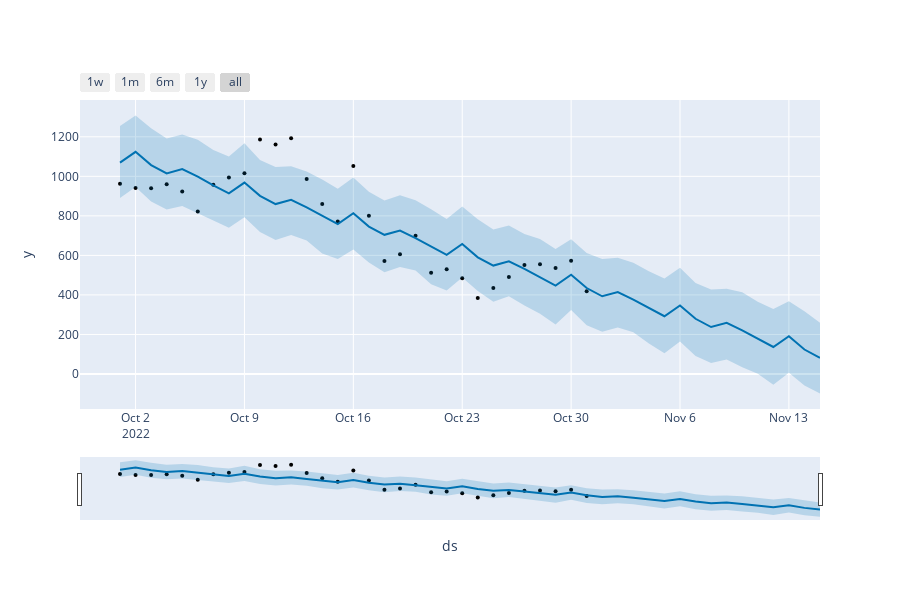

The notebook cell saved with this chart:
### Code cell
#Plotting the predictied data
print(forecast['yhat'][32:])
plot_plotly(model,forecast)
